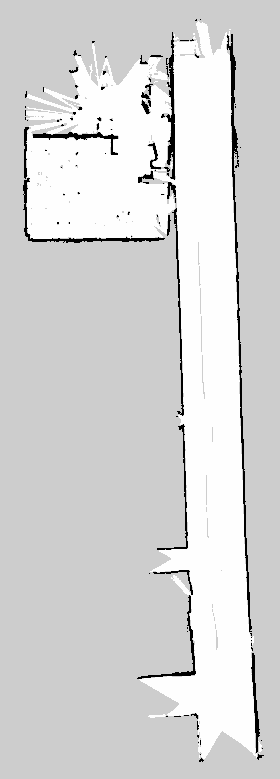
#> input picture BaseStation/Images/map.pgm, 280 x 779 px
$ python preProcess.py   (Python 2 division)
#> lines starting #> are read from the running program, lines starting #| are printed output that depends on the picture; after the words box and inside, x2 and y2 are one past the last pixel; in counts of white or black regions, pixels touching at a corner belong together; long printed decimals are rounded
import cv2
import numpy as np
import math
from scipy import ndimage
from PIL import Image

# [17 lines left out: functions periodic_corr_np, make2houghP, not called in this run]

def make2hough(img):
    """
    Inputs an opened image and returns the result of a hough transform
    in the (tho,theta)-plane. The points in the output array are the
    points of interest derived from the hough space
    """
    #gray = cv2.cvtColor(img,cv2.COLOR_BGR2GRAY)
    edges = cv2.Canny(img,800,1200,True)
    #cv2.imshow('edges', edges) #Shows the detected edges
    #cv2.waitKey(0)
    return cv2.HoughLines(edges,1,np.pi/90,70)


# [10 lines left out: function vizHoughP, not called in this run]

def vizHough(hough, img, saveFile):
	"""
	Vizualizes a hough transform on top of an image and is saved
	"""
	for lns in hough:
		for rho,theta in lns:
			a = np.cos(theta)
			b = np.sin(theta)
			x0 = a*rho
			y0 = b*rho
			x1 = int(x0 + 1000*(-b))
			y1 = int(y0 + 1000*(a))
			x2 = int(x0 - 1000*(-b))
			y2 = int(y0 - 1000*(a))

			cv2.line(img,(x1,y1),(x2,y2),(0,0,255),2)

	cv2.imwrite(saveFile,img)


# [30 lines left out: function rotateP, not called in this run]

def extendImage(img, larger):
	size = larger.size
	layer = Image.new('L', size, 205)
	layer.paste(img, tuple(map(lambda x:(x[0]-x[1])/2, zip(size, img.size))))
	layer.save('../Images/extended.pgm')


img = Image.open('../Images/map.pgm')
#> img is the input picture: PIL image 280x779 L; min 0, max 254, mean 213.7
img2 = Image.open('../Images/map2.pgm')
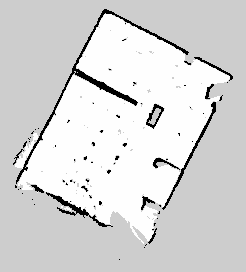
#> input picture BaseStation/Images/map2.pgm, 246 x 272 px
#> img2 is the input picture: PIL image 246x272 L; min 0, max 254, mean 215

if img.size > img2.size:
	extendImage(img2, img)
#> in extendImage, `layer = Image.new('L', size, 205)`: layer: PIL image 280x779 L; every value is 205
#> in extendImage, `layer.paste(img, tuple(map(lambda x:(x[0]-x[1])/2, zip(size, img.size)..`:
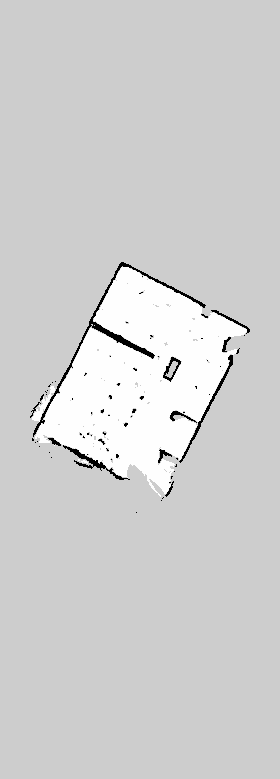
#> layer: PIL image 280x779 L; min 0, max 254, mean 208.1
	img = cv2.imread('../Images/map.pgm')
#> img: shape (779, 280, 3); min 0, max 254, mean 213.7
	img2 = cv2.imread('../Images/extended.pgm')
#> img2: shape (779, 280, 3); min 0, max 254, mean 208.1
elif img.size < img2.size:
	extendImage(img, img2)
	img = cv2.imread('../Images/extended.pgm')
	img2 = cv2.imread('../Images/map2.pgm')
else:
	img = cv2.imread('../Images/map.pgm')
	img2 = cv2.imread('../Images/map2.pgm')

lines = make2hough(img)
#> in make2hough, `edges = cv2.Canny(img,800,1200,True)`:
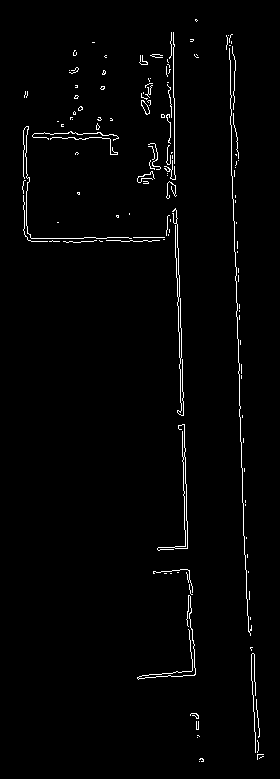
#> edges: shape (779, 280); 1.8% white in thin lines or dots, all inside (x1, y1, x2, y2) = (22, 19, 264, 762)
#> lines = 18 rows, first 8: [-169, 3.11], [-225, 3.11], [-167, 3.11], [-228, 3.11], [-157, 3.07], [-148, 3.07], [174, 0], [-207, 3.07]
vizHough(lines, img, '../Images/hough.jpg')
#> the loop in vizHough, `for lns in hough:` made 18 passes
#> lns on passes 1 to 12: [[-169, 3.11]], [[-225, 3.11]], [[-167, 3.11]], [[-228, 3.11]], [[-157, 3.07]], [[-148, 3.07]], [[174, 0]], [[-207, 3.07]], [[-204, 3.07]], [[180, 0]], [[175, 0.0349]], [[241, 1.57]]
#> after the loop in vizHough, `for lns in hough:`:
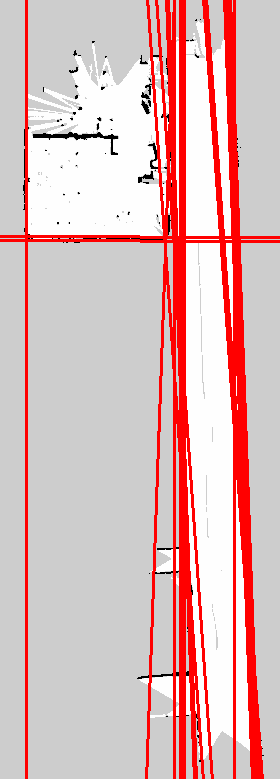
#> img: shape (779, 280, 3); mean B, G, R 185.5, 185.5, 221.7
#rotateP(lines, img, 'hough_rotate.jpg')

lines2 = make2hough(img2)
#> in make2hough (call 2), `edges = cv2.Canny(img,800,1200,True)`:
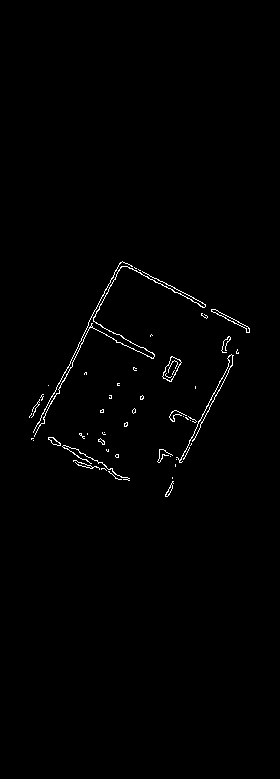
#> edges: shape (779, 280); 0.84% white in thin lines or dots, all inside (x1, y1, x2, y2) = (29, 261, 250, 497)
#> lines2 = [[175, 2.06], [232, 0.489], [224, 0.454], [221, 0.454], [172, 2.06], [373, 0.489]]
print 'Lines'
for i in lines:
	print i
#> this loop made 18 passes
#| [[-169.          3.107]]
#| [[-225.          3.107]]
#| [[-167.          3.107]]
#| [[-228.          3.107]]
#| [[-157.           3.072]]
#| [[-148.           3.072]]
#| [[174.   0.]]
#| [[-207.           3.072]]
#> (further printed lines are left out)

print '\nLines2'
for i in lines2:
	print i
#> this loop made 6 passes
#| [[175.          2.059]]
#| [[232.          0.4887]]
#| [[224.          0.4538]]
#| [[221.          0.4538]]
#| [[172.          2.059]]
#| [[373.          0.4887]]
vizHough(lines2, img2, '../Images/hough2.jpg')
#> call 2 of vizHough, with hough = array of shape (6, 1, 2), saveFile = '../Images/hough2.jpg'
#> the loop in vizHough (call 2), `for lns in hough:` made 6 passes
#> after the loop in vizHough (call 2), `for lns in hough:`:
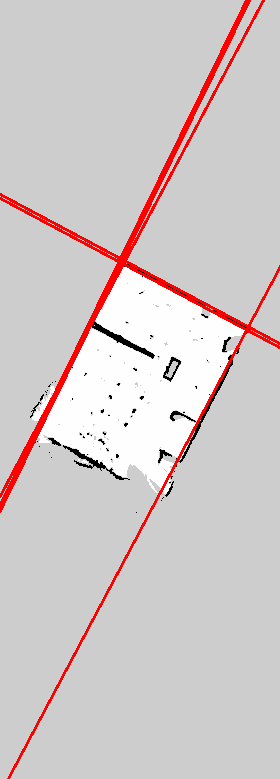
#> img: shape (779, 280, 3); mean B, G, R 201.5, 201.5, 210.4
#rotateP(lines2, img2, 'hough2_rotate.jpg')
